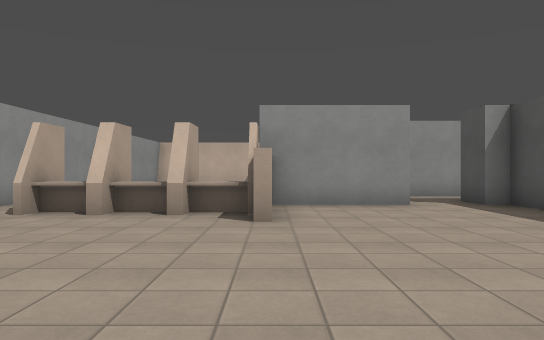
view 1 (above)

22 first-person views from a walk through a level from a Godot 3-D game. The camera is 1.4 m above the floor, looks level and sees 70° across. The floor is counted in squares, 2 m on a side. Each view is taken from the middle of a square. On the plan, view 1 faces up. The plan holds only what a view shows up to about 11 squares ahead; the rest is blank. The place goes on beyond the plan. Surface patterns are stand-ins for the level's own textures.

view 2
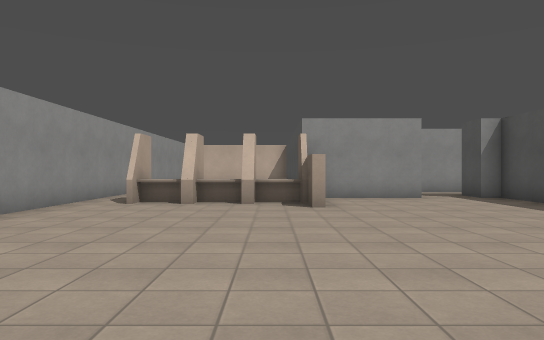

view 3
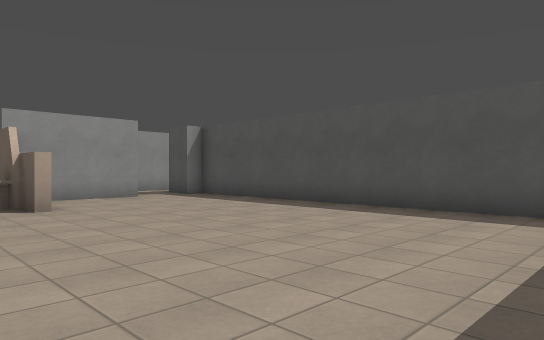

view 4
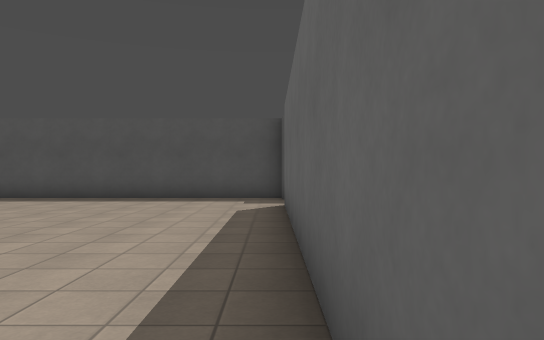

view 5
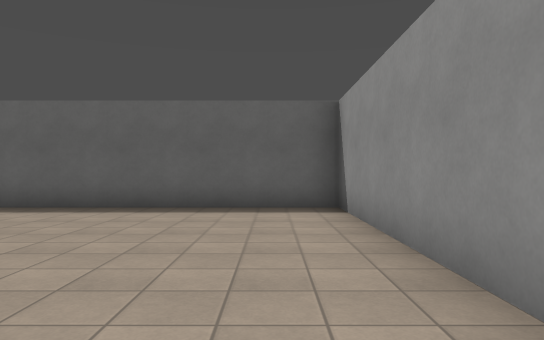

view 6
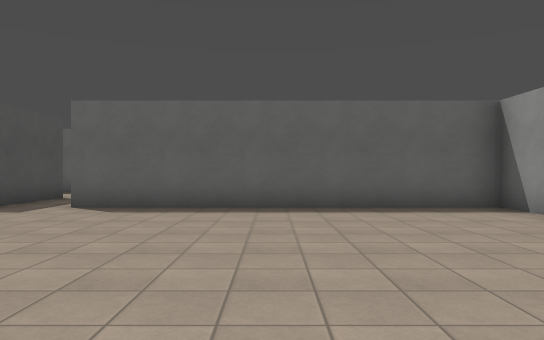

view 7
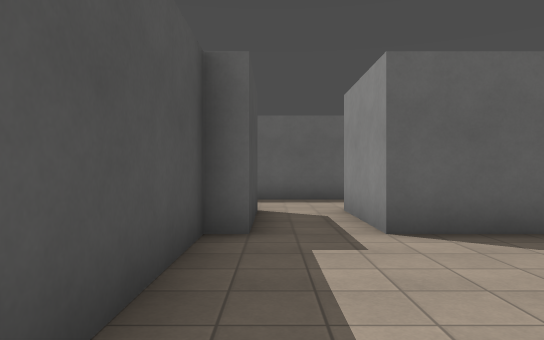

view 8
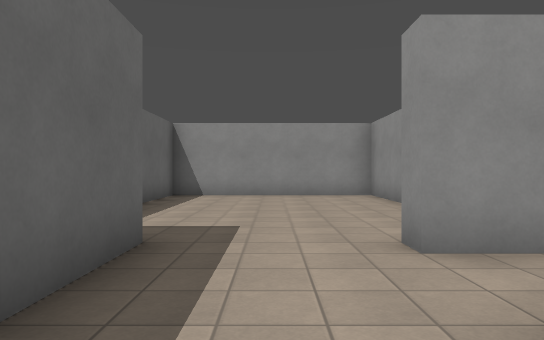

view 9
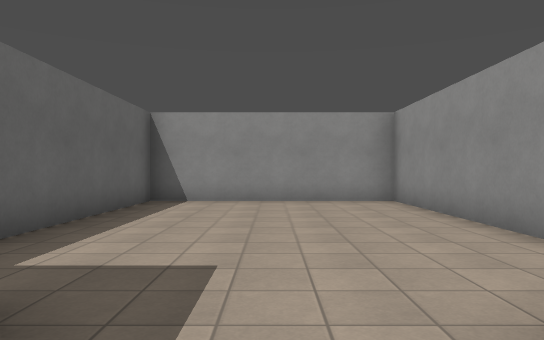

view 10
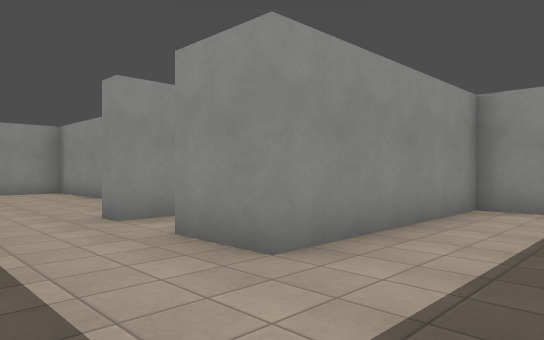

view 11
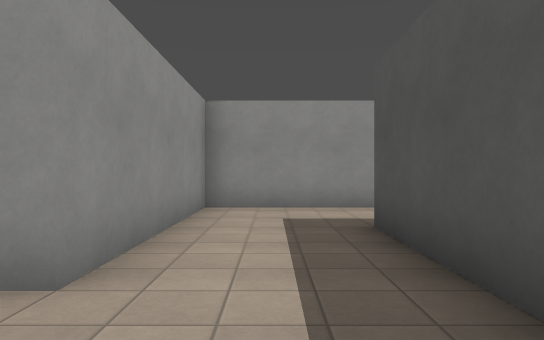

view 12
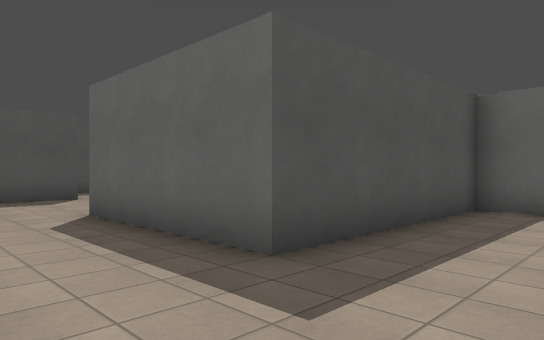

view 13
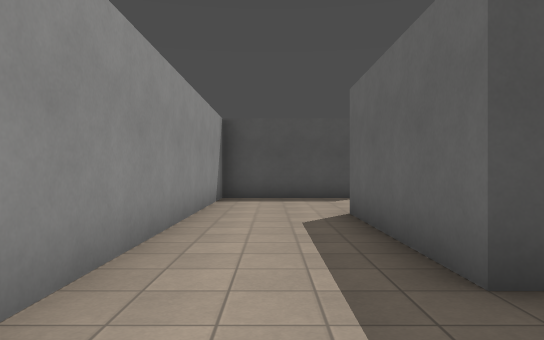

view 14
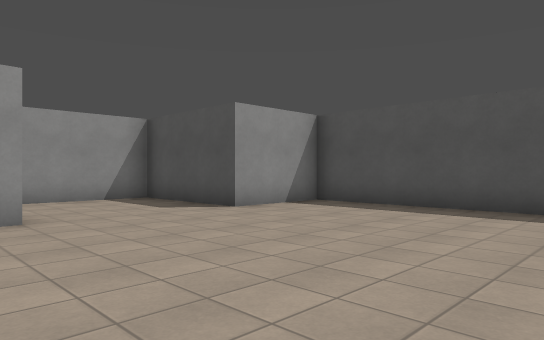

view 15
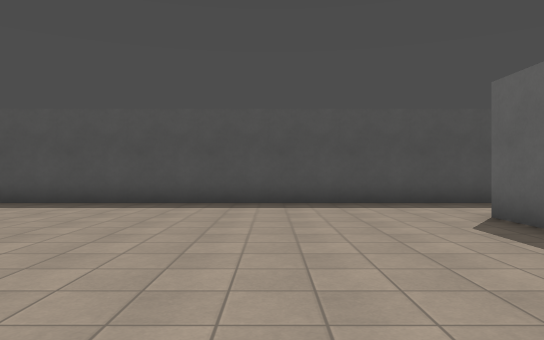

view 16
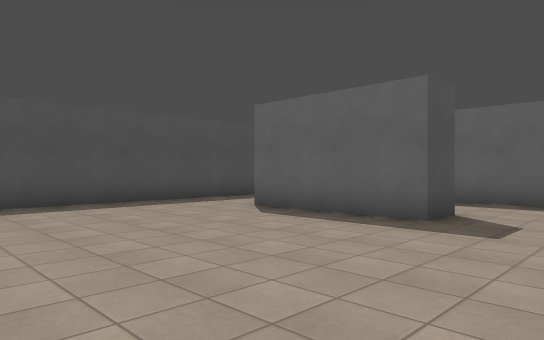

view 17
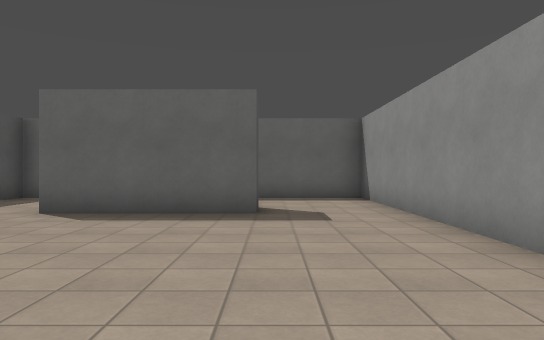

view 18
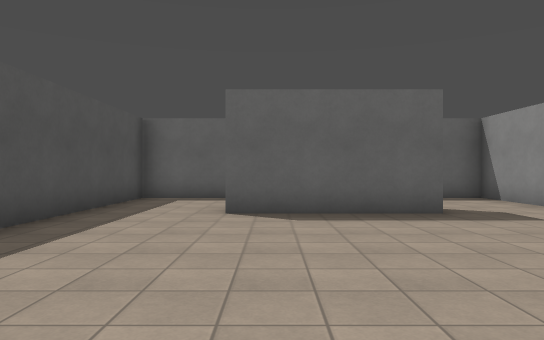

view 19
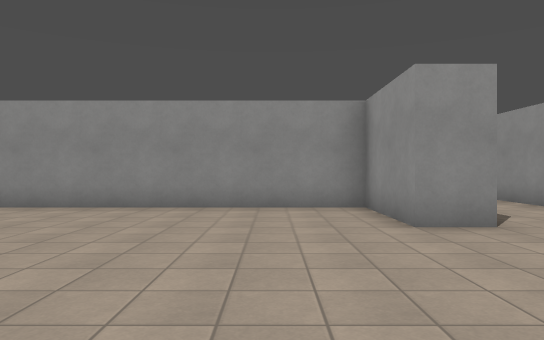

view 20
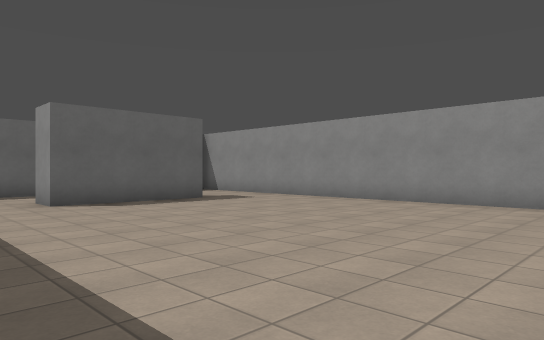

view 21
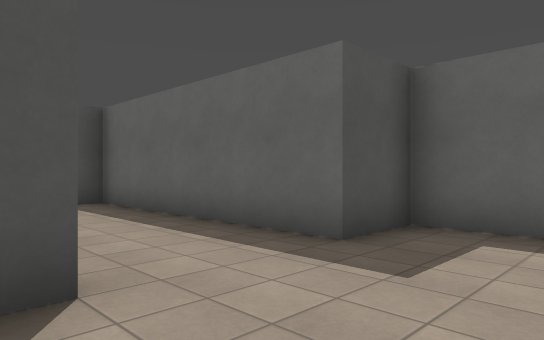

view 22
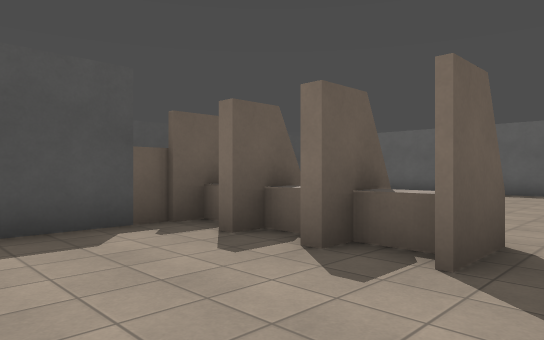

### Floor plan
Points are (right, up) in squares from view 1. A wall is a line through its corners. A room is listed if a view was taken in it or the views show most of it. See-through windows are left out.
Room 1 (views 1, 2, 3, 4, 5, 6, 7)
walls: (-0.3, 5.2) (-0.3, 6.9); (-1.4, 7.2) (-1.4, 6); (-2.6, 7.2) (-2.6, 6); (2.9, 7.7) (0, 7.7); (-5.3, 5.6) (-5.3, -2.3) (2.7, -2.3) (2.7, -4.7); (4.2, -4.7) (4.2, -2.3) (4.8, -2.3) (4.8, 7.7) (4.2, 7.7)
low walls: (-0.3, 6.2) (-1.4, 6.2); (-1.6, 6.2) (-2.6, 6.2); (-0.3, 6.5) (-1.4, 6.5); (-1.6, 6.5) (-2.6, 6.5); (-2.9, 6.2) (-4, 6.2); (-3, 6.5) (-3.9, 6.5)
ways out: opening at (3.5, -3.5) to room 2; opening at (-5, 6.5) to room 3; opening at (3.5, 8)
Room 2 (views 8, 9, 10, 11, 12, 13, 14, 15, 16, 17, 18, 19, 20, 21)
walls: (12.2, -14.2) (12.2, -13.3) (15.7, -13.3) (15.7, -14.2); (2.7, -4.7) (2.2, -4.7); (0.1, -3.2) (-4.7, -3.2) (-4.7, -8.7) (2.2, -8.7) (2.2, -7.3) (8.3, -7.3) (8.3, -2.3) (12.2, -2.3) (12.2, -3.2) (9.7, -3.2) (9.7, -16.8) (13.2, -16.8); (15.1, -16.8) (18.2, -16.8) (18.2, -3.2) (15.8, -3.2) (15.8, 0.2) (5.8, 0.2) (5.8, -4.7) (4.2, -4.7)
ways out: opening at (3.5, -3.5) to room 1
Room 3 (view 22)
walls: (-5.3, 10.5) (-5.3, 5.6); (-4, 6.2) (-4, 7.2); (-0.3, 6.9) (-0.3, 9.2)
low walls: (-3.8, 6.7) (-2.9, 6.7); (-2.2, 6.7) (-1.6, 6.7)
ways out: opening at (-5, 6.5) to room 1

Positions as (right, up) in squares from view 1, and headings:
1: (0, 0), facing up
2: (-1, -2), facing up
3: (-2, -2), facing up-right
4: (-5, -2), facing right
5: (-4, 5), facing down
6: (-1, 5), facing down
7: (4, 2), facing down
8: (6, -6), facing left
9: (4, -6), facing left
10: (8, -7), facing up-left
11: (7, -7), facing up
12: (6, 0), facing down-right
13: (6, -1), facing right
14: (11, -9), facing up-right
15: (10, -10), facing right
16: (10, -8), facing down-right
17: (12, -7), facing down
18: (15, -7), facing down
19: (17, -5), facing left
20: (18, -5), facing down-left
21: (0, -4), facing down-right
22: (-5, 10), facing down-right
